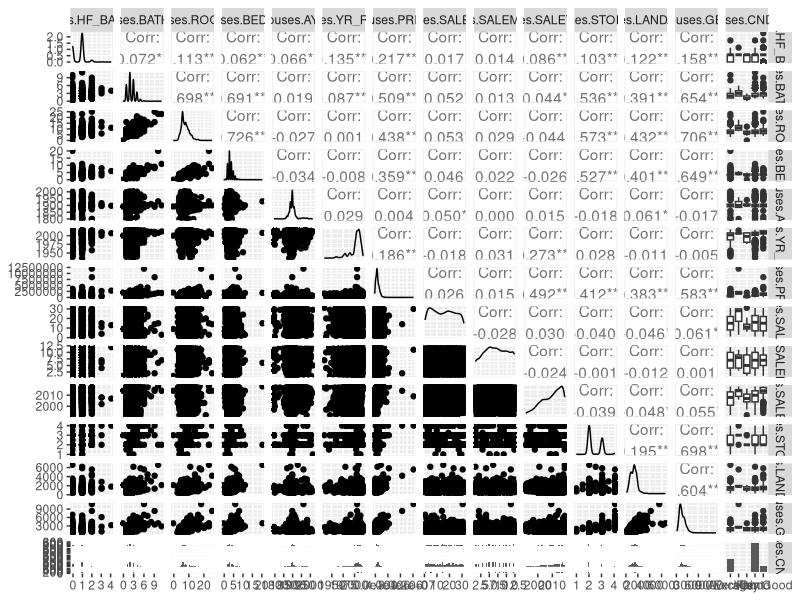
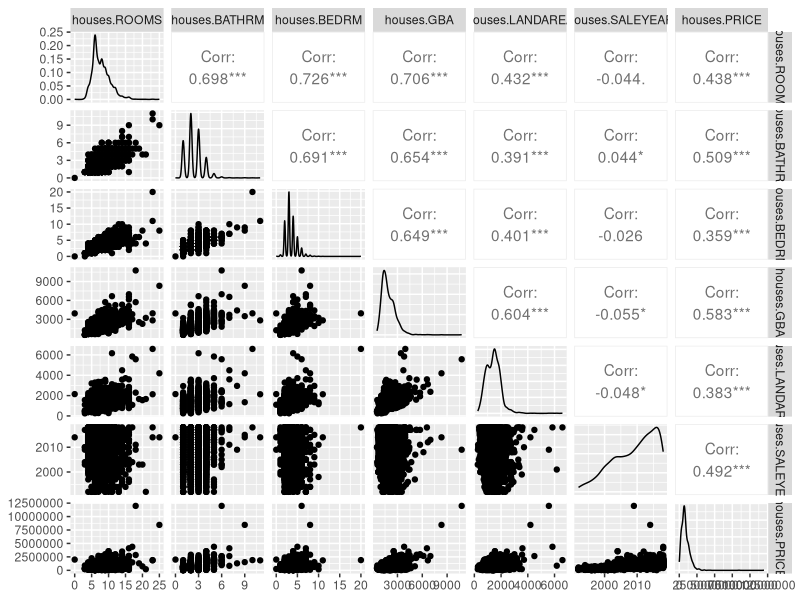
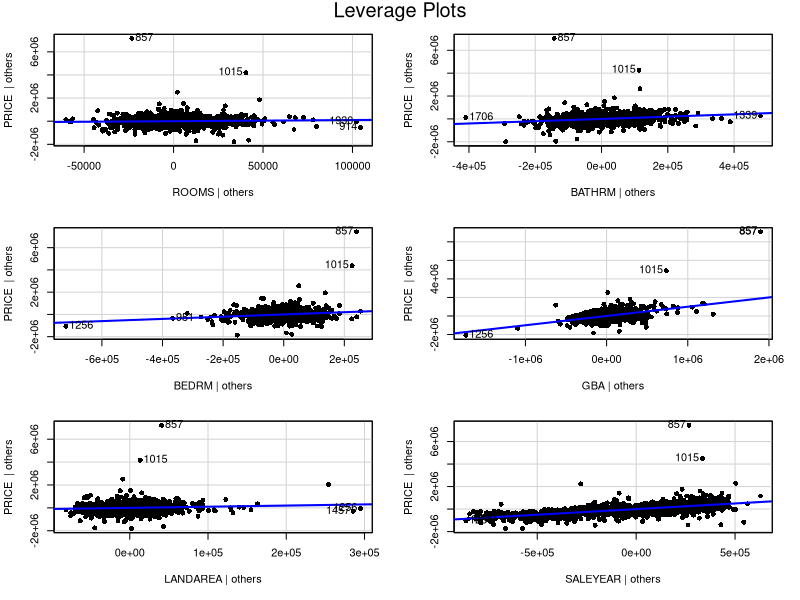
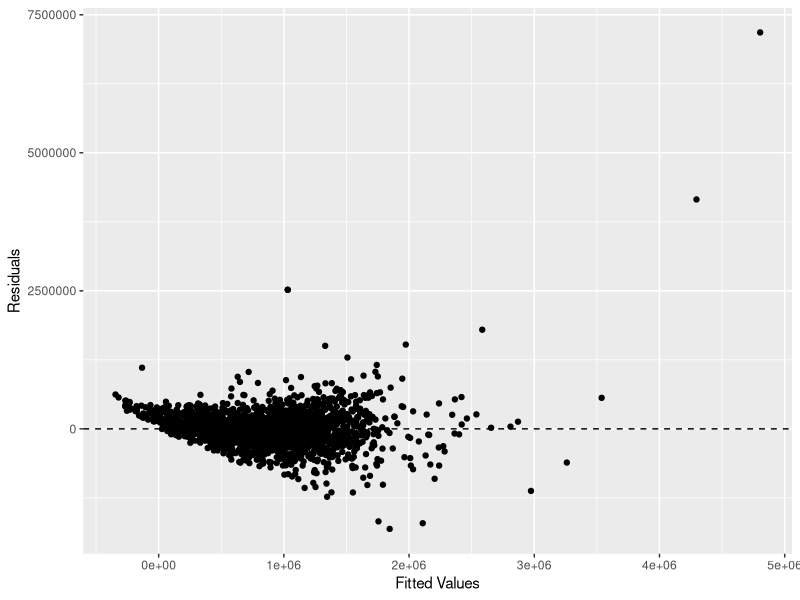

Generate these figures, in order, with R: (Note: this script raises an error after producing the figures.)
## ---- chunk 1
knitr::opts_chunk$set(echo = TRUE)
library(ggplot2)
library(dplyr)
library(readr)
library(GGally)
library(car)
library(broom)

## ---- chunk 2
# 1. Abstract
## ---- chunk 3
# 2. Introduction

## ---- chunk 4

# 3. Overview of the dataset

## ---- chunk 5

# 4. Exploratory analysis

houses <- read.csv("DC_properties_clean.csv")
summary(houses)

# Exclude Random Rows
excl_rows <- houses[sample(nrow(houses), 5), ]
houses <- setdiff(houses, excl_rows)

fit <- lm(data = houses, PRICE ~ BATHRM + HF_BATHRM  + ROOMS + BEDRM + AYB + YR_RMDL + STORIES + SALEMONTH + SALEDAY + SALEYEAR + GBA + CNDTN + LANDAREA)

#####################################################

#Thomas's exploratory analysis and modeling

#First step: look at all possible correlations minus sale date because it wouldn't allow that many factors in the pairs function ¯\_(ツ)_/¯

int.vectors <- data.frame(houses$HF_BATHRM, houses$BATHRM, houses$ROOMS, houses$BEDRM,houses$AYB, houses$YR_RMDL, houses$PRICE, houses$SALEDAY, houses$SALEMONTH, houses$SALEYEAR, houses$STORIES, houses$LANDAREA, houses$GBA, houses$CNDTN)

View(int.vectors)

ggpairs(int.vectors)

#Observations
# Looks like the variables ROOMS, BATHRM, BEDRM, GBA, STORIES, LANDAREA, SALEYEAR, and PRICE have the highest correlation across the board i.e > |.35|. 

#Next making a pairs plot with just the above variables

int.vectors2 <- data.frame(houses$ROOMS, houses$BATHRM, houses$BEDRM, houses$GBA, houses$LANDAREA, houses$SALEYEAR, houses$PRICE)

ggpairs(int.vectors2)

#Now all variables look pretty like have predictive value regarding price. Notice that SALEYEAR is not correlated to anything but PRICE. Should we attempt to explain this, or throw the variable out? 

fit2 <- lm(data = houses, PRICE ~ ROOMS + BATHRM + BEDRM + GBA + LANDAREA + SALEYEAR)
anova(fit)
anova(fit2)

leveragePlots(fit2, pch = 16)

#Comaparing models

summary(fit)
summary(fit2)

#Given summary data from both models we can conclude ROOMS, BATHRM, BEDRM, GBA, LANDAREA, SALEYEAR, and CNDNTVeryGood are predictors of PRICE

#plotting and analyzing residuals 

fit2 <- augment(fit2)
ggplot(fit2, aes (x = .fitted, y = .resid))+
  geom_point() + 
  geom_hline(yintercept = 0, linetype = 2)+
  labs(x = "Fitted Values", y = "Residuals")

#other tests

qqplot(fit2, pch =16 )

shapiro.test(fit2)

ncvTest(fit2)


########################################################

# Matt's exploratory analysis and modeling

#Histograms for each variable

ggplot(houses, aes(x = BATHRM))+
  geom_histogram(color="black", fill="light gray", binwidth = 1)+
  labs(x="Bathrooms", title="Histogram of Bathrooms")

ggplot(houses, aes(x = HF_BATHRM))+
  geom_histogram(color="black", fill="light gray", binwidth = 1)+
  labs(x="Half Bathrooms", title="Histogram of Half Bathrooms")

ggplot(houses, aes(x = ROOMS))+
  geom_histogram(color="black", fill="light gray", binwidth = 1)+
  labs(x="Rooms", title="Histogram of Rooms")

ggplot(houses, aes(x = BEDRM))+
  geom_histogram(color="black", fill="light gray", binwidth = 1)+
  labs(x="Bed Rooms", title="Histogram of Bed Rooms")

ggplot(houses, aes(x = AYB))+
  geom_histogram(color="black", fill="light gray", binwidth = 10)+
  labs(x="Year Built", title="Histogram of Year Built")

ggplot(houses, aes(x = YR_RMDL))+
  geom_histogram(color="black", fill="light gray", binwidth = 10)+
  labs(x="Year Remodelled", title="Histogram of Year Remodelled")

ggplot(houses, aes(x = STORIES))+
  geom_histogram(color="black", fill="light gray", binwidth = 1)+
  labs(x="Stories", title="Histogram of Stories")

ggplot(houses, aes(x = SALEYEAR))+
  geom_histogram(color="black", fill="light gray", binwidth = 5)+
  labs(x="Year Sold", title="Histogram of Year Sold")

ggplot(houses, aes(x = SALEMONTH))+
  geom_histogram(color="black", fill="light gray", binwidth = 1)+
  labs(x="Month Sold", title="Histogram of Month Sold")

ggplot(houses, aes(x = SALEDAY))+
  geom_histogram(color="black", fill="light gray", binwidth = 4)+
  labs(x="Day Sold", title="Histogram of Day Sold")

ggplot(houses, aes(x = GBA))+
  geom_histogram(color="black", fill="light gray", binwidth = 100)+
  labs(x="Square Footage", title="Histogram of Square Footage")

ggplot(houses, aes(x = LANDAREA))+
  geom_histogram(color="black", fill="light gray", binwidth = 100)+
  labs(x="Land Area", title="Histogram of Land Area")

ggplot(houses, aes(x = CNDTN))+
  geom_bar(color="black", fill="light gray")+
  labs(x="Land Area", title="Bar Plot of Land Area")


# Re-order only categorical feature (factor)

houses$CNDTN <- factor(houses$CNDTN, levels = c("Fair", "Average", "Good", "Very Good", "Excellent"))

# Fit LM model with all features included

fit <- lm(data = houses, PRICE ~ BATHRM + HF_BATHRM  + ROOMS + BEDRM + AYB + YR_RMDL + STORIES + SALEMONTH + SALEDAY + SALEYEAR + GBA + CNDTN + LANDAREA)

# Review ANOVA and compare F statistic

anova(fit)

# Review p-values, check sign of estimates

summary(fit)

# Residual plot and look for non-constant variance

fit.df <- augment(fit)
ggplot(fit.df, aes(x = .fitted, y = .resid))+
  geom_point()+
  geom_hline(yintercept = 0, linetype = 2)+
  labs( x = "Fitted Values", y = "Residuals")

# Shapiro-Wilk test for normality

shapiro.test(fit$residuals)

# ncvTest for constant variance

ncvTest(fit)

# Variance Inflation Factor (used to identify multicllinearity >= 10)

vif(fit)

# Review R2 value
# From summary above: adjusted R^2 = .6984

# Drop non-significant predictor variables (Droped AYB: +.0002, Rooms: No change, other lower)
fit <- lm(data = houses, PRICE ~ BATHRM + HF_BATHRM  + BEDRM + YR_RMDL + STORIES + SALEMONTH + SALEDAY + SALEYEAR + GBA + CNDTN + LANDAREA)
summary(fit)

# If multicollinearity is present, drop one correlated variable (None present)

# Transform the outcome variable if the residual plot looks suspicious
powerTransform(houses$PRICE) #.33 -> sqrt
# log lowers R2: .6585
fit <- lm(data = houses, log(PRICE) ~ BATHRM + HF_BATHRM  + BEDRM + YR_RMDL + STORIES + SALEMONTH + SALEDAY + SALEYEAR + GBA + CNDTN + LANDAREA)
summary(fit)
# sqrt increase R2: .7471, drop YR_RMDL + .0001
fit <- lm(data = houses, sqrt(PRICE) ~ BATHRM + HF_BATHRM  + BEDRM  + STORIES + SALEMONTH + SALEDAY + SALEYEAR + GBA + CNDTN + LANDAREA)
summary(fit)
# inverse drastically decrease
fit <- lm(data = houses, I(1/PRICE) ~ BATHRM + HF_BATHRM  + BEDRM  + STORIES + SALEMONTH + SALEDAY + SALEYEAR + GBA + CNDTN + LANDAREA)
summary(fit)

#Variable Transformations
powerTransform(houses$BATHRM) # didn't work
powerTransform(houses$HF_BATHRM) # didn't work
powerTransform(houses$BEDRM) # didn't work
powerTransform(houses$STORIES) # didn't work
powerTransform(houses$SALEMONTH) # -1.04 -> INVERSE
powerTransform(houses$SALEDATE) # didn't work
powerTransform(houses$SALEYEAR) # didn't work
powerTransform(houses$GBA) # -.08 -> LOG
powerTransform(houses$CNDTN) # didn't work
powerTransform(houses$LANDAREA) # .35 -> SQRT
fit <- lm(data = houses, sqrt(PRICE) ~ BATHRM + HF_BATHRM  + BEDRM + STORIES + SALEMONTH + I(1/SALEMONTH) + SALEDAY + SALEYEAR +GBA + log(GBA) + CNDTN + LANDAREA + sqrt(LANDAREA))
summary(fit) # R^2 increased to .7479

#Interactions
#fit <- lm(data = houses, sqrt(PRICE) ~ .*.) 
#summary(fit)

shapiro.test(fit$residuals)
ncvTest(fit)
vif(fit)

# Test on excluded rows
predict(fit, newdata = excl_rows, interval = "predict")

######################################

# John's exploratory analysis

# Boxplots to identify outliers
boxplot(houses$BATHRM, main="Bathrooms", sub=paste("Outlier rows: ", boxplot.stats(houses$BATHRM)$out))

boxplot(houses$HF_BATHRM, main="Half Bathrooms", sub=paste("Outlier rows: ", boxplot.stats(houses$HF_BATHRM)$out))

boxplot(houses$ROOMS, main="Rooms", sub=paste("Outlier rows: ", boxplot.stats(houses$ROOMS)$out))

boxplot(houses$BEDRM, main="Bedrooms", sub=paste("Outlier rows: ", boxplot.stats(houses$BEDRM)$out))

boxplot(houses$AYB, main="Year Built", sub=paste("Outlier rows: ", boxplot.stats(houses$AYB)$out))

boxplot(houses$YR_RMDL, main="Year Remodeled", sub=paste("Outlier rows: ", boxplot.stats(houses$YR_RMDL)$out))

boxplot(houses$STORIES, main="Stories", sub=paste("Outlier rows: ", boxplot.stats(houses$STORIES)$out))

boxplot(houses$SALEYEAR, main="Year of Most Recent Sale", sub=paste("Outlier rows: ", boxplot.stats(houses$SALEYEAR)$out))

boxplot(houses$GBA, main="Gross Building Area", sub=paste("Outlier rows: ", boxplot.stats(houses$GBA)$out))

boxplot(houses$CNDTN, main="Condition", sub=paste("Outlier rows: ", boxplot.stats(houses$CNDTN)$out))

boxplot(houses$LANDAREA, main="Land Area", sub=paste("Outlier rows: ", boxplot.stats(houses$LANDAREA)$out))

boxplot(houses$PRICE, main="Price", sub=paste("Outlier rows: ", boxplot.stats(houses$PRICE)$out))

# find correlations

cor(houses$HF_BATHRM, houses$BATHRM, houses$ROOMS, houses$BEDRM, houses$AYB, houses$YR_RMDL, houses$PRICE, houses$SALEDAY, houses$SALEMONTH, houses$SALEYEAR, houses$STORIES, houses$LANDAREA, houses$GBA, houses$CNDTN, houses$PRICE)

# Use corrplot to display a correlation matrix of that variables
library(corrplot)
corr_matrix <- cor(houses$HF_BATHRM, houses$BATHRM, houses$ROOMS, houses$BEDRM, houses$AYB, houses$YR_RMDL, houses$PRICE, houses$SALEDAY, houses$SALEMONTH, houses$SALEYEAR, houses$STORIES, houses$LANDAREA, houses$GBA, houses$CNDTN, houses$PRICE)
corrplot(houses, type = "upper", order = "hclust", 
         tl.col = "black", tl.srt = 45)

# fit initial model
fit_jc <- lm(data = houses, PRICE ~ BATHRM + HF_BATHRM  + ROOMS + BEDRM + AYB + YR_RMDL + STORIES + SALEMONTH + SALEDAY + SALEYEAR + GBA + CNDTN + LANDAREA)

# check summary of initial model
summary(fit_jc)
## ---- chunk 6

# 5. Identification and evaluation of suitable model

## ---- chunk 7

# 6. Application of the model 

## ---- chunk 8

# 7. Limitations and assumptions 
